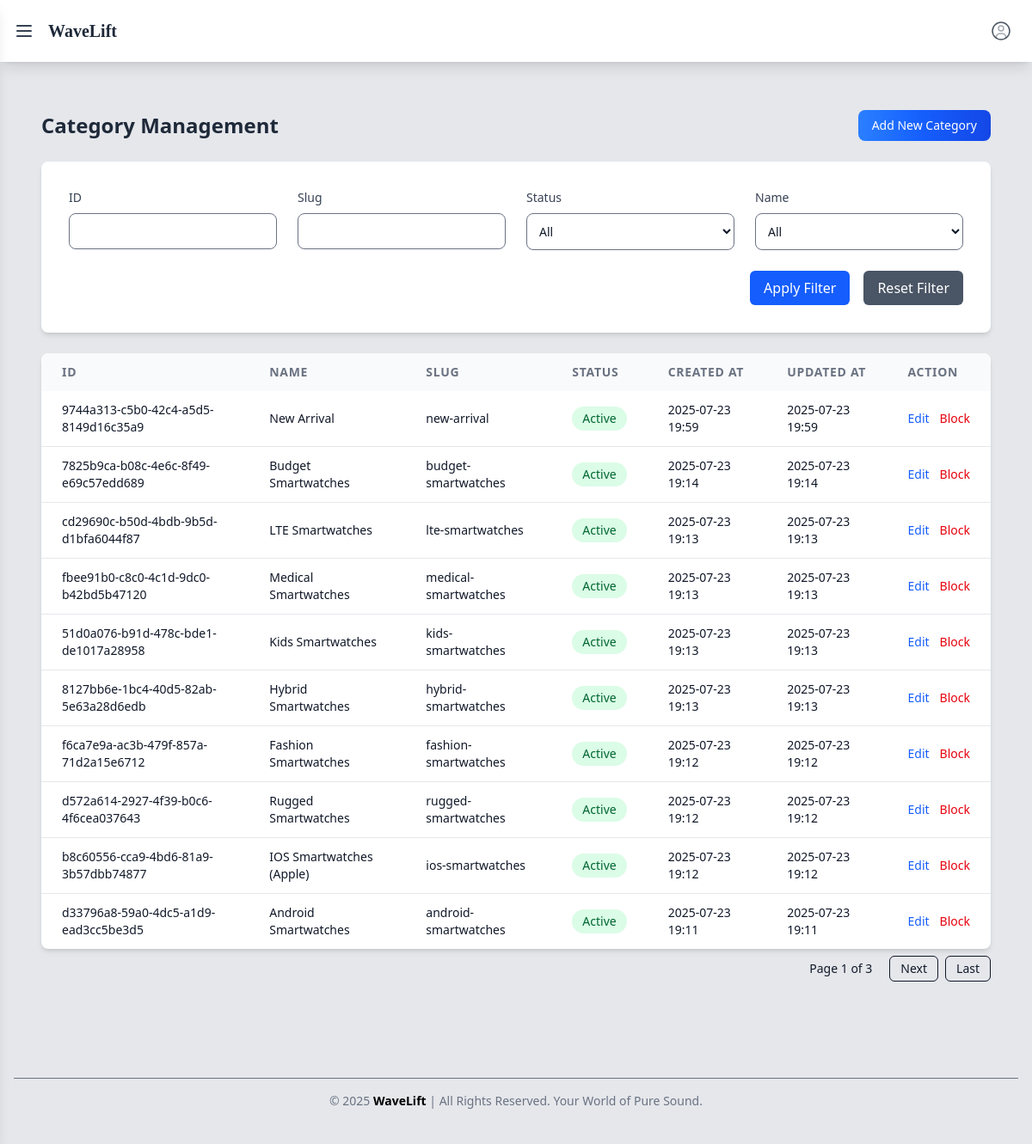
Screenshot of /products/category/list/ (signed in) with the database file from the repository.
### products/models.py (models this page shows)
class Category(models.Model):
    STATUS_CHOICES = (
        (1, 'Active'),
        (0, 'Inactive'),
    )
    id = models.UUIDField(default=uuid4, primary_key=True, editable=False)
    name = models.CharField(max_length=255)  # Renamed from type
    slug = models.CharField(max_length=255, unique=True)
    status = models.IntegerField(choices=STATUS_CHOICES, default=1)
    created_at = models.DateTimeField(auto_now_add=True)
    updated_at = models.DateTimeField(auto_now=True)
    class Meta:
        db_table = 'categories'
        verbose_name = 'Category'
        verbose_name_plural = 'Categories'
        ordering = ['name']
        indexes = [
            models.Index(fields=['slug']),
            models.Index(fields=['status']),
        ]
    def __str__(self):
        return f"{self.name}"

### products/views.py (the view)
# urls.py: path("category/list/",ListCategory.as_view(),name="list_category_url"),
@method_decorator(never_cache, name='dispatch')
class ListCategory(LoginRequiredMixin,View):
    template_name = 'products/list_category.html'
    def get(self,request):
        premission=check_permission(request=request)
        if premission:
            return premission
        categorys = Category.objects.all().order_by("-created_at")
        page_number = request.GET.get('page')  # Use 'page' as the query parameter
        filter = CategoryFilter(request.GET,queryset=categorys)
        paginator = Paginator(filter.qs, per_page=10)
        page_obj = paginator.get_page(page_number)  # Get the page object
        return render(request,self.template_name,{'categorys':filter.qs,'filter':filter,"pages":page_obj})

### products/views.py (called while the page is built)
def check_permission(**kwargs):
    request = kwargs.get('request')
    if not request.user.is_superuser:
        return HttpResponseForbidden("You do not have permission to access this page.")

### templates/products/list_category.html (shortened to what this page needs)
{% extends 'shared/base.html' %}
{% block content %}
<div class="flex flex-col lg:flex-row">
    <main class="flex-1 p-4 sm:p-6 lg:p-8 overflow-auto transition-all duration-300" id="main-content">
        <div class="w-full max-w-7xl mx-auto">
            <div class="flex flex-wrap justify-between items-center mb-6 gap-4">
                <h2 class="text-lg sm:text-xl lg:text-2xl font-semibold text-gray-800">
                    Category Management
                </h2>
                <a href="{% url 'create_category_url' %}"
                    class="px-4 py-2 text-white bg-gradient-to-r from-blue-500 via-blue-600 to-blue-700 hover:bg-gradient-to-br focus:ring-4 focus:outline-none focus:ring-blue-300 font-medium rounded-lg text-sm">
                    Add New Category
                </a>
            </div>
            <form method="get" class="bg-white p-4 sm:p-6 lg:p-8 rounded-lg shadow-md mb-6">
                <div class="grid grid-cols-1 sm:grid-cols-2 lg:grid-cols-4 gap-4 sm:gap-6">
                    {% for field in filter.form %}
                    <div class="space-y-2">
                        <label for="{{ field.id_for_label }}" class="block text-sm font-medium text-gray-700">
                            {{ field.label }}
                        </label>
                        {{ field }}
                    </div>
                    {% endfor %}
                </div>
                <div class="mt-6 flex flex-wrap justify-end gap-4">
                    <button type="submit"
                        class="px-4 py-2 bg-blue-600 text-white rounded-md hover:bg-blue-700 text-sm sm:text-base transition-colors">
                        Apply Filter
                    </button>
                    <a href="{% url 'list_category_url' %}"
                        class="px-4 py-2 bg-gray-600 text-white rounded-md hover:bg-gray-700 text-sm sm:text-base transition-colors">
                        Reset Filter
                    </a>
                </div>
            </form>
            <div class="bg-white shadow-md rounded-lg overflow-x-auto">
                <table class="w-full text-sm text-left">
                    <thead class="bg-gray-50 text-gray-500 uppercase tracking-wider">
                        <tr>
                            <th class="px-4 py-3 sm:px-6">ID</th>
                            <th class="px-4 py-3 sm:px-6">Name</th>
                            <th class="px-4 py-3 sm:px-6">Slug</th>
                            <th class="px-4 py-3 sm:px-6">Status</th>
                            <th class="px-4 py-3 sm:px-6">Created At</th>
                            <th class="px-4 py-3 sm:px-6">Updated At</th>
                            <th class="px-4 py-3 sm:px-6">Action</th>
                        </tr>
                    </thead>
                    <tbody class="divide-y divide-gray-200">
                        {% for category in pages %}
                        <tr class="hover:bg-gray-50">
                            <td class="px-4 py-3 sm:px-6">{{ category.id }}</td>
                            <td class="px-4 py-3 sm:px-6">{{ category.name }}</td>
                            <td class="px-4 py-3 sm:px-6">{{ category.slug }}</td>
                            <td class="px-4 py-3 sm:px-6">
                                {% if category.status %}
                                <span
                                    class="inline-flex items-center px-3 py-1 text-sm font-medium text-green-800 bg-green-100 rounded-full">
                                    Active
                                </span>
                                {% else %}
                                <span
                                    class="inline-flex items-center px-3 py-1 text-sm font-medium text-red-800 bg-red-100 rounded-full">
                                    Inactive
                                </span>
                                {% endif %}
                            </td>
                            <td class="px-4 py-3 sm:px-6">{{ category.created_at|date:"Y-m-d H:i" }}</td>
                            <td class="px-4 py-3 sm:px-6">{{ category.updated_at|date:"Y-m-d H:i" }}</td>
                            <td class="px-4 py-3 sm:px-6">
                                <div class="flex space-x-3">
                                    <a href="{% url 'edit_category_url' category.id %}"
                                        class="text-blue-600 hover:underline">Edit</a>
                                    <form method="post" onsubmit="{return confirm('Do you want to continue?')} "
                                        action="{%url 'delete_category_url' category.id %}">
                                        <div class="flex w-full justify-evenly">
                                            {% if category.status %}
                                            <button type="submit" id="block-btn"
                                                class="text-red-600 hover:underline">Block</button>
                                            {%else%}
                                            <button type="submit" id="unblock-btn"
                                                class="text-green-600 hover:underline">Unblock</button>
                                            {%endif%}
                                        </div>
                                    </form>
                                </div>
                            </td>
                        </tr>
                        {% empty %}
                        <tr>
                            <td colspan="7" class="px-4 py-3 sm:px-6 text-center text-red-500 font-semibold">
                                No categories match the filter.
                            </td>
                        </tr>
                        {% endfor %}
                    </tbody>
                </table>
            </div>
            <div class="flex items-center space-x-2 mt-2 justify-end">
                <span class="px-3 py-1 text-sm">Page {{ pages.number }} of {{ pages.paginator.num_pages }}</span>
                {% if pages.has_next %}
                <a href="?page={{ pages.next_page_number }}{% if request.GET.per_page %}&per_page={{ request.GET.per_page }}{% endif %} & {{request.GET.urlencode}}"
                    class="px-3 py-1 border rounded-md hover:bg-gray-100 text-sm">Next</a>
                <a href="?page={{ pages.paginator.num_pages }}{% if request.GET.per_page %}&per_page={{ request.GET.per_page }}{% endif %}& {{request.GET.urlencode}}"
                    class="px-3 py-1 border rounded-md hover:bg-gray-100 text-sm">Last</a>
                {% endif %}
            </div>
    </main>
</div>
{% endblock %}

### rows the page displays
Category: form "All", id "cd29690c-b50d-4bdb-9b5d-d1bfa6044f87", name "LTE Smartwatches", slug "lte-smartwatches", shows "Active", created_at "2025-07-23 19:13", updated_at "2025-07-23 19:13", shows "Block"
Category: form "All", id "d33796a8-59a0-4dc5-a1d9-ead3cc5be3d5", name "Android Smartwatches", slug "android-smartwatches", status "Active", created_at "2025-07-23 19:11", updated_at "2025-07-23 19:11"
Category: id "9744a313-c5b0-42c4-a5d5-8149d16c35a9", name "New Arrival", slug "new-arrival", status "Active", created_at "2025-07-23 19:59", updated_at "2025-07-23 19:59"
Category: id "7825b9ca-b08c-4e6c-8f49-e69c57edd689", name "Budget Smartwatches", slug "budget-smartwatches", status "Active", created_at "2025-07-23 19:14", updated_at "2025-07-23 19:14"
Category: id "fbee91b0-c8c0-4c1d-9dc0-b42bd5b47120", name "Medical Smartwatches", slug "medical-smartwatches", status "Active", created_at "2025-07-23 19:13", updated_at "2025-07-23 19:13"
Category: id "51d0a076-b91d-478c-bde1-de1017a28958", name "Kids Smartwatches", slug "kids-smartwatches", status "Active", created_at "2025-07-23 19:13", updated_at "2025-07-23 19:13"
Category: id "8127bb6e-1bc4-40d5-82ab-5e63a28d6edb", name "Hybrid Smartwatches", slug "hybrid-smartwatches", status "Active", created_at "2025-07-23 19:13", updated_at "2025-07-23 19:13"
Category: id "f6ca7e9a-ac3b-479f-857a-71d2a15e6712", name "Fashion Smartwatches", slug "fashion-smartwatches", status "Active", created_at "2025-07-23 19:12", updated_at "2025-07-23 19:12"
Category: id "d572a614-2927-4f39-b0c6-4f6cea037643", name "Rugged Smartwatches", slug "rugged-smartwatches", status "Active", created_at "2025-07-23 19:12", updated_at "2025-07-23 19:12"
Category: id "b8c60556-cca9-4bd6-81a9-3b57dbb74877", name "IOS Smartwatches (Apple)", slug "ios-smartwatches", status "Active", created_at "2025-07-23 19:12", updated_at "2025-07-23 19:12"

### other values shown
{{ field.label }} "ID" "Slug" "Status" "Name"
{{ pages.number }} "1"
{{ pages.paginator.num_pages }} "3"
